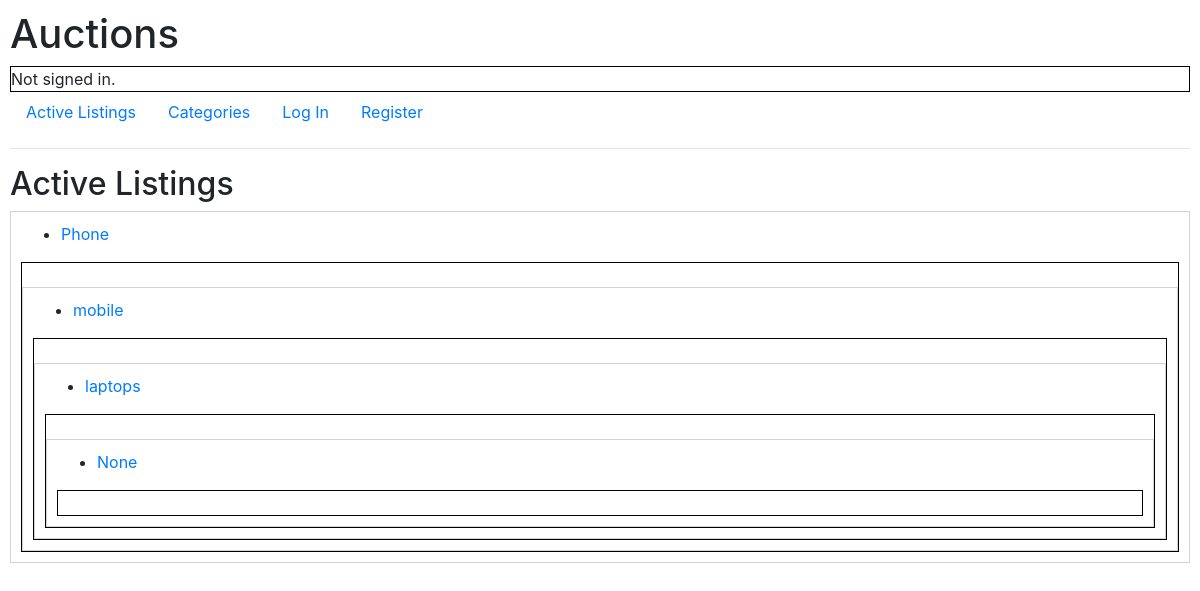
The page /category on the database its author committed.
### auctions/models.py (models this page shows)
class category(models.Model):
    categories=models.CharField(max_length=64)

### auctions/views.py (the view)
# urls.py: path('category',views.categories,name="categories"),
def categories(request):
    return render(request,"auctions/category.html",{
        "lists": category.objects.all()
    })

### auctions/templates/auctions/category.html
{% extends "auctions/layout.html" %}
{% block body %}
    <h2>Active Listings</h2>
    {% for list in lists %}
    <div class="col" style="border: 0.5px solid lightgrey; padding:10px ; ">
     <ul>
         <li><a href="{% url 'category_id' list.id %}">{{list.categories}}</a></li>
     </ul>
   <div><br>
    {% endfor %}
{% endblock %}

### auctions/static/auctions/styles.css (style rules this page uses)
body { padding: 10px; }
div { border: 1px solid black; }

### rows shown on the page
category: categories "Phone"
category: categories "mobile"
category: categories "laptops"
category: categories "None"
